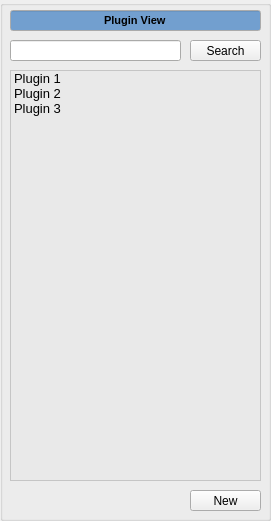
    <widget class="QGroupBox" name="plugin_view_groupbox">
     <property name="geometry">
      <rect>
       <x>10</x>
       <y>10</y>
       <width>271</width>
       <height>521</height>
      </rect>
     </property>
     <property name="title">
      <string/>
     </property>
     <widget class="QLineEdit" name="plugin_view_lineedit">
      <property name="geometry">
       <rect>
        <x>10</x>
        <y>10</y>
        <width>251</width>
        <height>21</height>
       </rect>
      </property>
      <property name="palette">
       <palette>
        <active>
         <colorrole role="Base">
          <brush brushstyle="SolidPattern">
           <color alpha="255">
            <red>114</red>
            <green>159</green>
            <blue>207</blue>
           </color>
          </brush>
         </colorrole>
        </active>
        <inactive>
         <colorrole role="Base">
          <brush brushstyle="SolidPattern">
           <color alpha="255">
            <red>114</red>
            <green>159</green>
            <blue>207</blue>
           </color>
          </brush>
         </colorrole>
        </inactive>
        <disabled>
         <colorrole role="Base">
          <brush brushstyle="SolidPattern">
           <color alpha="255">
            <red>255</red>
            <green>255</green>
            <blue>255</blue>
           </color>
          </brush>
         </colorrole>
        </disabled>
       </palette>
      </property>
      <property name="font">
       <font>
        <pointsize>8</pointsize>
        <weight>75</weight>
        <bold>true</bold>
       </font>
      </property>
      <property name="autoFillBackground">
       <bool>false</bool>
      </property>
      <property name="text">
       <string>Plugin View</string>
      </property>
      <property name="alignment">
       <set>Qt::AlignCenter</set>
      </property>
      <property name="readOnly">
       <bool>true</bool>
      </property>
     </widget>
     <widget class="QLineEdit" name="plugin_view_search_lineedit">
      <property name="geometry">
       <rect>
        <x>10</x>
        <y>40</y>
        <width>171</width>
        <height>21</height>
       </rect>
      </property>
      <property name="palette">
       <palette>
        <active>
         <colorrole role="WindowText">
          <brush brushstyle="SolidPattern">
           <color alpha="255">
            <red>0</red>
            <green>0</green>
            <blue>0</blue>
           </color>
          </brush>
         </colorrole>
         <colorrole role="Dark">
          <brush brushstyle="SolidPattern">
           <color alpha="255">
            <red>119</red>
            <green>119</green>
            <blue>118</blue>
           </color>
          </brush>
         </colorrole>
         <colorrole role="Mid">
          <brush brushstyle="SolidPattern">
           <color alpha="255">
            <red>159</red>
            <green>159</green>
            <blue>157</blue>
           </color>
          </brush>
         </colorrole>
         <colorrole role="Text">
          <brush brushstyle="SolidPattern">
           <color alpha="255">
            <red>203</red>
            <green>203</green>
            <blue>203</blue>
           </color>
          </brush>
         </colorrole>
         <colorrole role="ButtonText">
          <brush brushstyle="SolidPattern">
           <color alpha="255">
            <red>0</red>
            <green>0</green>
            <blue>0</blue>
           </color>
          </brush>
         </colorrole>
         <colorrole role="Base">
          <brush brushstyle="SolidPattern">
           <color alpha="255">
            <red>255</red>
            <green>255</green>
            <blue>255</blue>
           </color>
          </brush>
         </colorrole>
         <colorrole role="Window">
          <brush brushstyle="SolidPattern">
           <color alpha="255">
            <red>238</red>
            <green>238</green>
            <blue>236</blue>
           </color>
          </brush>
         </colorrole>
         <colorrole role="Shadow">
          <brush brushstyle="SolidPattern">
           <color alpha="255">
            <red>0</red>
            <green>0</green>
            <blue>0</blue>
           </color>
          </brush>
         </colorrole>
         <colorrole role="AlternateBase">
          <brush brushstyle="SolidPattern">
           <color alpha="255">
            <red>184</red>
            <green>184</green>
            <blue>184</blue>
           </color>
          </brush>
         </colorrole>
         <colorrole role="ToolTipBase">
          <brush brushstyle="SolidPattern">
           <color alpha="255">
            <red>255</red>
            <green>255</green>
            <blue>220</blue>
           </color>
          </brush>
         </colorrole>
         <colorrole role="ToolTipText">
          <brush brushstyle="SolidPattern">
           <color alpha="255">
            <red>0</red>
            <green>0</green>
            <blue>0</blue>
           </color>
          </brush>
         </colorrole>
         <colorrole role="PlaceholderText">
          <brush brushstyle="NoBrush">
           <color alpha="128">
            <red>203</red>
            <green>203</green>
            <blue>203</blue>
           </color>
          </brush>
         </colorrole>
        </active>
        <inactive>
         <colorrole role="WindowText">
          <brush brushstyle="SolidPattern">
           <color alpha="255">
            <red>0</red>
            <green>0</green>
            <blue>0</blue>
           </color>
          </brush>
         </colorrole>
         <colorrole role="Dark">
          <brush brushstyle="SolidPattern">
           <color alpha="255">
            <red>119</red>
            <green>119</green>
            <blue>118</blue>
           </color>
          </brush>
         </colorrole>
         <colorrole role="Mid">
          <brush brushstyle="SolidPattern">
           <color alpha="255">
            <red>159</red>
            <green>159</green>
            <blue>157</blue>
           </color>
          </brush>
         </colorrole>
         <colorrole role="Text">
          <brush brushstyle="SolidPattern">
           <color alpha="255">
            <red>203</red>
            <green>203</green>
            <blue>203</blue>
           </color>
          </brush>
         </colorrole>
         <colorrole role="ButtonText">
          <brush brushstyle="SolidPattern">
           <color alpha="255">
            <red>0</red>
            <green>0</green>
            <blue>0</blue>
           </color>
          </brush>
         </colorrole>
         <colorrole role="Base">
          <brush brushstyle="SolidPattern">
           <color alpha="255">
            <red>255</red>
            <green>255</green>
            <blue>255</blue>
           </color>
          </brush>
         </colorrole>
         <colorrole role="Window">
          <brush brushstyle="SolidPattern">
           <color alpha="255">
            <red>238</red>
            <green>238</green>
            <blue>236</blue>
           </color>
          </brush>
         </colorrole>
         <colorrole role="Shadow">
          <brush brushstyle="SolidPattern">
           <color alpha="255">
            <red>0</red>
            <green>0</green>
            <blue>0</blue>
           </color>
          </brush>
         </colorrole>
         <colorrole role="AlternateBase">
          <brush brushstyle="SolidPattern">
           <color alpha="255">
            <red>184</red>
            <green>184</green>
            <blue>184</blue>
           </color>
          </brush>
         </colorrole>
         <colorrole role="ToolTipBase">
          <brush brushstyle="SolidPattern">
           <color alpha="255">
            <red>255</red>
            <green>255</green>
            <blue>220</blue>
           </color>
          </brush>
         </colorrole>
         <colorrole role="ToolTipText">
          <brush brushstyle="SolidPattern">
           <color alpha="255">
            <red>0</red>
            <green>0</green>
            <blue>0</blue>
           </color>
          </brush>
         </colorrole>
         <colorrole role="PlaceholderText">
          <brush brushstyle="NoBrush">
           <color alpha="128">
            <red>203</red>
            <green>203</green>
            <blue>203</blue>
           </color>
          </brush>
         </colorrole>
        </inactive>
        <disabled>
         <colorrole role="WindowText">
          <brush brushstyle="SolidPattern">
           <color alpha="255">
            <red>119</red>
            <green>119</green>
            <blue>118</blue>
           </color>
          </brush>
         </colorrole>
         <colorrole role="Dark">
          <brush brushstyle="SolidPattern">
           <color alpha="255">
            <red>119</red>
            <green>119</green>
            <blue>118</blue>
           </color>
          </brush>
         </colorrole>
         <colorrole role="Mid">
          <brush brushstyle="SolidPattern">
           <color alpha="255">
            <red>159</red>
            <green>159</green>
            <blue>157</blue>
           </color>
          </brush>
         </colorrole>
         <colorrole role="Text">
          <brush brushstyle="SolidPattern">
           <color alpha="255">
            <red>119</red>
            <green>119</green>
            <blue>118</blue>
           </color>
          </brush>
         </colorrole>
         <colorrole role="ButtonText">
          <brush brushstyle="SolidPattern">
           <color alpha="255">
            <red>119</red>
            <green>119</green>
            <blue>118</blue>
           </color>
          </brush>
         </colorrole>
         <colorrole role="Base">
          <brush brushstyle="SolidPattern">
           <color alpha="255">
            <red>238</red>
            <green>238</green>
            <blue>236</blue>
           </color>
          </brush>
         </colorrole>
         <colorrole role="Window">
          <brush brushstyle="SolidPattern">
           <color alpha="255">
            <red>238</red>
            <green>238</green>
            <blue>236</blue>
           </color>
          </brush>
         </colorrole>
         <colorrole role="Shadow">
          <brush brushstyle="SolidPattern">
           <color alpha="255">
            <red>0</red>
            <green>0</green>
            <blue>0</blue>
           </color>
          </brush>
         </colorrole>
         <colorrole role="AlternateBase">
          <brush brushstyle="SolidPattern">
           <color alpha="255">
            <red>184</red>
            <green>184</green>
            <blue>184</blue>
           </color>
          </brush>
         </colorrole>
         <colorrole role="ToolTipBase">
          <brush brushstyle="SolidPattern">
           <color alpha="255">
            <red>255</red>
            <green>255</green>
            <blue>220</blue>
           </color>
          </brush>
         </colorrole>
         <colorrole role="ToolTipText">
          <brush brushstyle="SolidPattern">
           <color alpha="255">
            <red>0</red>
            <green>0</green>
            <blue>0</blue>
           </color>
          </brush>
         </colorrole>
         <colorrole role="PlaceholderText">
          <brush brushstyle="NoBrush">
           <color alpha="128">
            <red>203</red>
            <green>203</green>
            <blue>203</blue>
           </color>
          </brush>
         </colorrole>
        </disabled>
       </palette>
      </property>
      <property name="font">
       <font>
        <pointsize>8</pointsize>
       </font>
      </property>
      <property name="text">
       <string/>
      </property>
     </widget>
     <widget class="QPushButton" name="plugin_view_search_button">
      <property name="geometry">
       <rect>
        <x>190</x>
        <y>40</y>
        <width>71</width>
        <height>21</height>
       </rect>
      </property>
      <property name="text">
       <string>Search</string>
      </property>
     </widget>
     <widget class="QListWidget" name="plugin_view_plugin_listwidget">
      <property name="geometry">
       <rect>
        <x>10</x>
        <y>70</y>
        <width>251</width>
        <height>411</height>
       </rect>
      </property>
      <property name="palette">
       <palette>
        <active>
         <colorrole role="WindowText">
          <brush brushstyle="SolidPattern">
           <color alpha="255">
            <red>0</red>
            <green>0</green>
            <blue>0</blue>
           </color>
          </brush>
         </colorrole>
         <colorrole role="Button">
          <brush brushstyle="SolidPattern">
           <color alpha="255">
            <red>255</red>
            <green>255</green>
            <blue>255</blue>
           </color>
          </brush>
         </colorrole>
         <colorrole role="Light">
          <brush brushstyle="SolidPattern">
           <color alpha="255">
            <red>255</red>
            <green>255</green>
            <blue>255</blue>
           </color>
          </brush>
         </colorrole>
         <colorrole role="Midlight">
          <brush brushstyle="SolidPattern">
           <color alpha="255">
            <red>255</red>
            <green>255</green>
            <blue>255</blue>
           </color>
          </brush>
         </colorrole>
         <colorrole role="Dark">
          <brush brushstyle="SolidPattern">
           <color alpha="255">
            <red>127</red>
            <green>127</green>
            <blue>127</blue>
           </color>
          </brush>
         </colorrole>
         <colorrole role="Mid">
          <brush brushstyle="SolidPattern">
           <color alpha="255">
            <red>170</red>
            <green>170</green>
            <blue>170</blue>
           </color>
          </brush>
         </colorrole>
         <colorrole role="Text">
          <brush brushstyle="SolidPattern">
           <color alpha="255">
            <red>0</red>
            <green>0</green>
            <blue>0</blue>
           </color>
          </brush>
         </colorrole>
         <colorrole role="BrightText">
          <brush brushstyle="SolidPattern">
           <color alpha="255">
            <red>255</red>
            <green>255</green>
            <blue>255</blue>
           </color>
          </brush>
         </colorrole>
         <colorrole role="Base">
          <brush brushstyle="SolidPattern">
           <color alpha="142">
            <red>229</red>
            <green>229</green>
            <blue>229</blue>
           </color>
          </brush>
         </colorrole>
         <colorrole role="Window">
          <brush brushstyle="SolidPattern">
           <color alpha="255">
            <red>255</red>
            <green>255</green>
            <blue>255</blue>
           </color>
          </brush>
         </colorrole>
         <colorrole role="Shadow">
          <brush brushstyle="SolidPattern">
           <color alpha="255">
            <red>0</red>
            <green>0</green>
            <blue>0</blue>
           </color>
          </brush>
         </colorrole>
         <colorrole role="AlternateBase">
          <brush brushstyle="SolidPattern">
           <color alpha="255">
            <red>255</red>
            <green>255</green>
            <blue>255</blue>
           </color>
          </brush>
         </colorrole>
         <colorrole role="ToolTipBase">
          <brush brushstyle="SolidPattern">
           <color alpha="255">
            <red>255</red>
            <green>255</green>
            <blue>220</blue>
           </color>
          </brush>
         </colorrole>
         <colorrole role="ToolTipText">
          <brush brushstyle="SolidPattern">
           <color alpha="255">
            <red>0</red>
            <green>0</green>
            <blue>0</blue>
           </color>
          </brush>
         </colorrole>
         <colorrole role="PlaceholderText">
          <brush brushstyle="NoBrush">
           <color alpha="128">
            <red>0</red>
            <green>0</green>
            <blue>0</blue>
           </color>
          </brush>
         </colorrole>
        </active>
        <inactive>
         <colorrole role="WindowText">
          <brush brushstyle="SolidPattern">
           <color alpha="255">
            <red>0</red>
            <green>0</green>
            <blue>0</blue>
           </color>
          </brush>
         </colorrole>
         <colorrole role="Button">
          <brush brushstyle="SolidPattern">
           <color alpha="255">
            <red>255</red>
            <green>255</green>
            <blue>255</blue>
           </color>
          </brush>
         </colorrole>
         <colorrole role="Light">
          <brush brushstyle="SolidPattern">
           <color alpha="255">
            <red>255</red>
            <green>255</green>
            <blue>255</blue>
           </color>
          </brush>
         </colorrole>
         <colorrole role="Midlight">
          <brush brushstyle="SolidPattern">
           <color alpha="255">
            <red>255</red>
            <green>255</green>
            <blue>255</blue>
           </color>
          </brush>
         </colorrole>
         <colorrole role="Dark">
          <brush brushstyle="SolidPattern">
           <color alpha="255">
            <red>127</red>
            <green>127</green>
            <blue>127</blue>
           </color>
          </brush>
         </colorrole>
         <colorrole role="Mid">
          <brush brushstyle="SolidPattern">
           <color alpha="255">
            <red>170</red>
            <green>170</green>
            <blue>170</blue>
           </color>
          </brush>
         </colorrole>
         <colorrole role="Text">
          <brush brushstyle="SolidPattern">
           <color alpha="255">
            <red>0</red>
            <green>0</green>
            <blue>0</blue>
           </color>
          </brush>
         </colorrole>
         <colorrole role="BrightText">
          <brush brushstyle="SolidPattern">
           <color alpha="255">
            <red>255</red>
            <green>255</green>
            <blue>255</blue>
           </color>
          </brush>
         </colorrole>
         <colorrole role="Base">
          <brush brushstyle="SolidPattern">
           <color alpha="142">
            <red>229</red>
            <green>229</green>
            <blue>229</blue>
           </color>
          </brush>
         </colorrole>
         <colorrole role="Window">
          <brush brushstyle="SolidPattern">
           <color alpha="255">
            <red>255</red>
            <green>255</green>
            <blue>255</blue>
           </color>
          </brush>
         </colorrole>
         <colorrole role="Shadow">
          <brush brushstyle="SolidPattern">
           <color alpha="255">
            <red>0</red>
            <green>0</green>
            <blue>0</blue>
           </color>
          </brush>
         </colorrole>
         <colorrole role="AlternateBase">
          <brush brushstyle="SolidPattern">
           <color alpha="255">
            <red>255</red>
            <green>255</green>
            <blue>255</blue>
           </color>
          </brush>
         </colorrole>
         <colorrole role="ToolTipBase">
          <brush brushstyle="SolidPattern">
           <color alpha="255">
            <red>255</red>
            <green>255</green>
            <blue>220</blue>
           </color>
          </brush>
         </colorrole>
         <colorrole role="ToolTipText">
          <brush brushstyle="SolidPattern">
           <color alpha="255">
            <red>0</red>
            <green>0</green>
            <blue>0</blue>
           </color>
          </brush>
         </colorrole>
         <colorrole role="PlaceholderText">
          <brush brushstyle="NoBrush">
           <color alpha="128">
            <red>0</red>
            <green>0</green>
            <blue>0</blue>
           </color>
          </brush>
         </colorrole>
        </inactive>
        <disabled>
         <colorrole role="WindowText">
          <brush brushstyle="SolidPattern">
           <color alpha="255">
            <red>127</red>
            <green>127</green>
            <blue>127</blue>
           </color>
          </brush>
         </colorrole>
         <colorrole role="Button">
          <brush brushstyle="SolidPattern">
           <color alpha="255">
            <red>255</red>
            <green>255</green>
            <blue>255</blue>
           </color>
          </brush>
         </colorrole>
         <colorrole role="Light">
          <brush brushstyle="SolidPattern">
           <color alpha="255">
            <red>255</red>
            <green>255</green>
            <blue>255</blue>
           </color>
          </brush>
         </colorrole>
         <colorrole role="Midlight">
          <brush brushstyle="SolidPattern">
           <color alpha="255">
            <red>255</red>
            <green>255</green>
            <blue>255</blue>
           </color>
          </brush>
         </colorrole>
         <colorrole role="Dark">
          <brush brushstyle="SolidPattern">
           <color alpha="255">
            <red>127</red>
            <green>127</green>
            <blue>127</blue>
           </color>
          </brush>
         </colorrole>
         <colorrole role="Mid">
          <brush brushstyle="SolidPattern">
           <color alpha="255">
            <red>170</red>
            <green>170</green>
            <blue>170</blue>
           </color>
          </brush>
         </colorrole>
         <colorrole role="Text">
          <brush brushstyle="SolidPattern">
           <color alpha="255">
            <red>127</red>
            <green>127</green>
            <blue>127</blue>
           </color>
          </brush>
         </colorrole>
         <colorrole role="BrightText">
          <brush brushstyle="SolidPattern">
           <color alpha="255">
            <red>255</red>
            <green>255</green>
            <blue>255</blue>
           </color>
          </brush>
         </colorrole>
         <colorrole role="Base">
          <brush brushstyle="SolidPattern">
           <color alpha="255">
            <red>255</red>
            <green>255</green>
            <blue>255</blue>
           </color>
          </brush>
         </colorrole>
         <colorrole role="Window">
          <brush brushstyle="SolidPattern">
           <color alpha="255">
            <red>255</red>
            <green>255</green>
            <blue>255</blue>
           </color>
          </brush>
         </colorrole>
         <colorrole role="Shadow">
          <brush brushstyle="SolidPattern">
           <color alpha="255">
            <red>0</red>
            <green>0</green>
            <blue>0</blue>
           </color>
          </brush>
         </colorrole>
         <colorrole role="AlternateBase">
          <brush brushstyle="SolidPattern">
           <color alpha="255">
            <red>255</red>
            <green>255</green>
            <blue>255</blue>
           </color>
          </brush>
         </colorrole>
         <colorrole role="ToolTipBase">
          <brush brushstyle="SolidPattern">
           <color alpha="255">
            <red>255</red>
            <green>255</green>
            <blue>220</blue>
           </color>
          </brush>
         </colorrole>
         <colorrole role="ToolTipText">
          <brush brushstyle="SolidPattern">
           <color alpha="255">
            <red>0</red>
            <green>0</green>
            <blue>0</blue>
           </color>
          </brush>
         </colorrole>
         <colorrole role="PlaceholderText">
          <brush brushstyle="NoBrush">
           <color alpha="128">
            <red>0</red>
            <green>0</green>
            <blue>0</blue>
           </color>
          </brush>
         </colorrole>
        </disabled>
       </palette>
      </property>
      <property name="font">
       <font>
        <pointsize>10</pointsize>
       </font>
      </property>
      <property name="editTriggers">
       <set>QAbstractItemView::DoubleClicked|QAbstractItemView::EditKeyPressed</set>
      </property>
      <property name="resizeMode">
       <enum>QListView::Adjust</enum>
      </property>
      <property name="spacing">
       <number>0</number>
      </property>
      <item>
       <property name="text">
        <string>Plugin 1</string>
       </property>
      </item>
      <item>
       <property name="text">
        <string>Plugin 2</string>
       </property>
      </item>
      <item>
       <property name="text">
        <string>Plugin 3</string>
       </property>
      </item>
     </widget>
     <widget class="QPushButton" name="plugin_view_new_button">
      <property name="geometry">
       <rect>
        <x>190</x>
        <y>490</y>
        <width>71</width>
        <height>21</height>
       </rect>
      </property>
      <property name="text">
       <string>New</string>
      </property>
     </widget>
    </widget>
